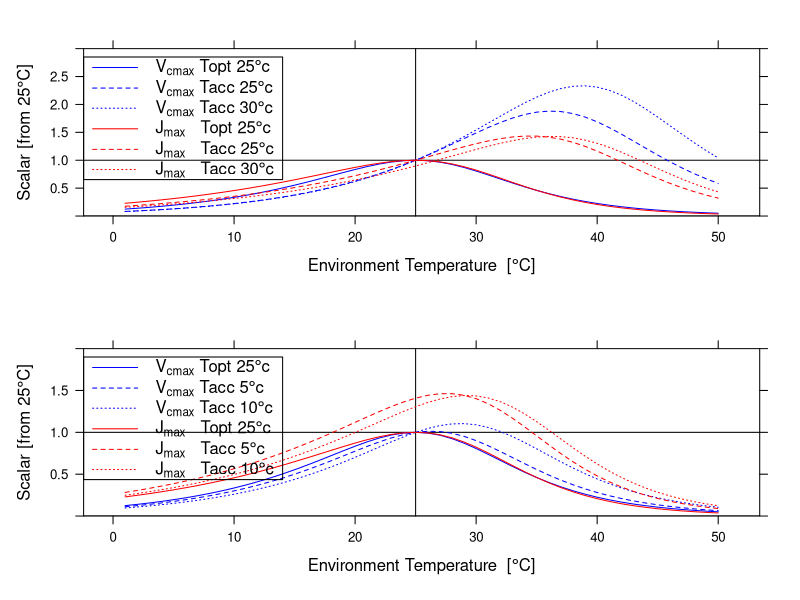

The R source for this figure:
#################################
#
# Kattge & Knorr 2007 temperature scaling and acclimation of photosynthetic parameters
# As implemented in SDGVM
#
# Anthony Walker (walkerap@ornl.gov)
# 21 Jan 2016
#
#################################

# functions
# use fixed delta S based on optimum temperature and other parameters
f_topt_dS <- function(topt,pars,R=8.31446) {
  # no statement to account for Jmax difference in topt
  # - Eq 2 K&K 2007
  
  pars$Hd/(topt+273.15) + ( R*log(pars$Ha/(pars$Hd-pars$Ha)) )
}

# employ Kattge&Knorr scaling of delta S based on mean growth temp 
f_tacc_dS <- function(tgrowth,jv='v') {
  # - Table 3 K&K 2007
  if(jv=='v') 668.39 - 1.07*tgrowth else 659.70 - 0.75*tgrowth  
}

# see Medlyn etal 2002 or Kattge&Knorr 2007  
f_t_scalar <- function(Tsk,Trk,pars,R=8.31446) {
  # This function is written to give the temperature scalar on a parameter at a reference temperature (Trk) 
  # to an environment temperature (Tsk) 
  
  exp(pars$Ha*(Tsk-Trk) / (R*Tsk*Trk)) * ( 
    (1 + exp((Trk*pars$dS-pars$Hd) / (Trk*R)) ) 
    /(1 + exp((Tsk*pars$dS-pars$Hd) / (Tsk*R)) ) )    
}

f_JV_ratio <- function(tgrowth,Tr) {
  # - Table 3 K&K 2007
  # - this function returns the ratio of the JV ratio at the acclimated temp to the JV ratio at the reference temp
  # - the reference temperture (usuallly 25oC) is assumed to be both the measurement temp and the acclimated temp of the reference J and V values   
  
  ((2.59-0.035*tgrowth)/(2.59-0.035*Tr))
}

# see K&K 2007
f_kkt_scalar <- function(Ts,Tr=25,pars,topt=25,tacc=F,tgrowth=25) {
  
  # calculate temps in kelvin
  Tsk <- Ts + 273.15
  Trk <- Tr + 273.15
  
  # calculate deltaS
  # K&K 2007 Table 3 - only deltaS and the Jmax:Vcmax ratio significantly acclimate to growth temperature
  deltaS <- if(tacc) f_tacc_dS(tgrowth,pars$jv) else f_topt_dS(topt,pars)
  
  # add to pars
  pars <- c(pars,dS=deltaS)
#   for(i in 2:4) pars[[i]] <- pars[[i]]*1e-3
#   print(pars)
  
  # calculate temperature scalar
  t_scalar <- f_t_scalar(Tsk,Trk,pars) 
  
  # adjust jmax:vcmax ratio based on growth temp
  if(pars$jv=='j'&tacc) t_scalar * f_JV_ratio(tgrowth,Tr)  else t_scalar
  
}


t <- 25
t <- 1:50
tk <- t + 273.15
# below are the kinetic parameters from Farquhar etal 1980
kc  = exp(35.8 - 80.5/(0.00831*tk))
ko  = exp(9.6 - 14.51/(0.00831*tk))*1000.0
tau = exp(-3.949 + 28.99/(0.00831*tk))

# the above are now deprecated for the in vivo parameters from Bernacchi etal 2001
kc  = 40.49 * exp((79430.0 / (8.31 * 298.15)) * (1.0 - (298.15) / (273.15 + t)))
ko  = 27840. * exp((36380.0 / (8.31 * 298.15)) * (1.0 - (298.15) / (273.15 + t)))
c_p = 4.275 * exp((37830.0 / (8.31 * 298.15)) * (1.0 - (298.15) / (273.15 + t)))
tau = 0.5*21000/c_p






# non temperature dependent parameters
# - Table 3 K&K 2007
p_vcmax <- list(jv='v',Ha=71513,Hd=200000) 
p_jmax  <- list(jv='j',Ha=49884,Hd=200000) 
         


# plots
library(lattice)
ts <- 1:50
p1 <- 
xyplot(f_kkt_scalar(ts,pars=p_vcmax)+
         f_kkt_scalar(ts,pars=p_vcmax,tacc=T)+
         f_kkt_scalar(ts,pars=p_vcmax,tacc=T,tgrowth=30)+
         f_kkt_scalar(ts,pars=p_jmax)+
         f_kkt_scalar(ts,pars=p_jmax,tacc=T)+
         f_kkt_scalar(ts,pars=p_jmax,tacc=T,tgrowth=30)~
         ts,
       type='l',lty=1:3,col=rep(c('blue','red'),each=3),ylim=c(0,3),
       xlab=expression('Environment Temperature  ['*degree*C*']'),
       ylab=expression('Scalar [from 25'*degree*C*']'),
       abline=list(h=0:1,v=c(25)),
       key=list(corner=c(0,1),x=0,y=0.95,border=T,
                lines=list(lty=1:3,col=rep(c('blue','red'),each=3)),
                text=list(c(expression(V[cmax]*' Topt 25'*degree*c),
                          expression(V[cmax]*' Tacc 25'*degree*c),
                          expression(V[cmax]*' Tacc 30'*degree*c),
                          expression(J[max]*'   Topt 25'*degree*c),
                          expression(J[max]*'   Tacc 25'*degree*c),
                          expression(J[max]*'   Tacc 30'*degree*c)
                          ))) )

p2 <-
xyplot(f_kkt_scalar(ts,pars=p_vcmax)+
         f_kkt_scalar(ts,pars=p_vcmax,tacc=T,tgrowth=5)+
         f_kkt_scalar(ts,pars=p_vcmax,tacc=T,tgrowth=10)+
         f_kkt_scalar(ts,pars=p_jmax)+
         f_kkt_scalar(ts,pars=p_jmax,tacc=T,tgrowth=5)+
         f_kkt_scalar(ts,pars=p_jmax,tacc=T,tgrowth=10)~
         ts,
       type='l',lty=1:3,col=rep(c('blue','red'),each=3),ylim=c(0,2),
       xlab=expression('Environment Temperature  ['*degree*C*']'),
       ylab=expression('Scalar [from 25'*degree*C*']'),
       abline=list(h=0:1,v=c(25)),
       key=list(corner=c(0,1),x=0,y=0.95,border=T,
                lines=list(lty=1:3,col=rep(c('blue','red'),each=3)),
                text=list(c(expression(V[cmax]*' Topt 25'*degree*c),
                          expression(V[cmax]*' Tacc 5'*degree*c),
                          expression(V[cmax]*' Tacc 10'*degree*c),
                          expression(J[max]*'   Topt 25'*degree*c),
                          expression(J[max]*'   Tacc 5'*degree*c),
                          expression(J[max]*'   Tacc 10'*degree*c)
                          ))) )

pdf('K&K 2007 Temp acclimation.pdf',width=8,height=8)
print(p1,split=c(1,1,1,2),more=T)
print(p2,split=c(1,2,1,2),more=F)
dev.off()
